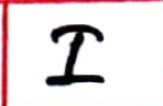
#> input picture Experiments/AI Mridul/2_CamScanned(Color)/Alphabets/I/7.jpg, 163 x 106 px, found by its file name
$ python ZZZZ_process.py
#> lines starting #> are read from the running program, lines starting #| are printed output that depends on the picture
#> further down, image is the input picture: shape (106, 163, 3); mean B, G, R 223.3, 221.4, 232
import numpy as np
import cv2
import matplotlib.pyplot as plt
from scipy.spatial import ConvexHull

def preProcess1(img):
     height = np.size(img, 0)
#> height = 106
     width = np.size(img, 1)
#> width = 163

     rat = height/width
#> rat = 0.65

     img = cv2.resize(img, (1200, int(1200*rat)))
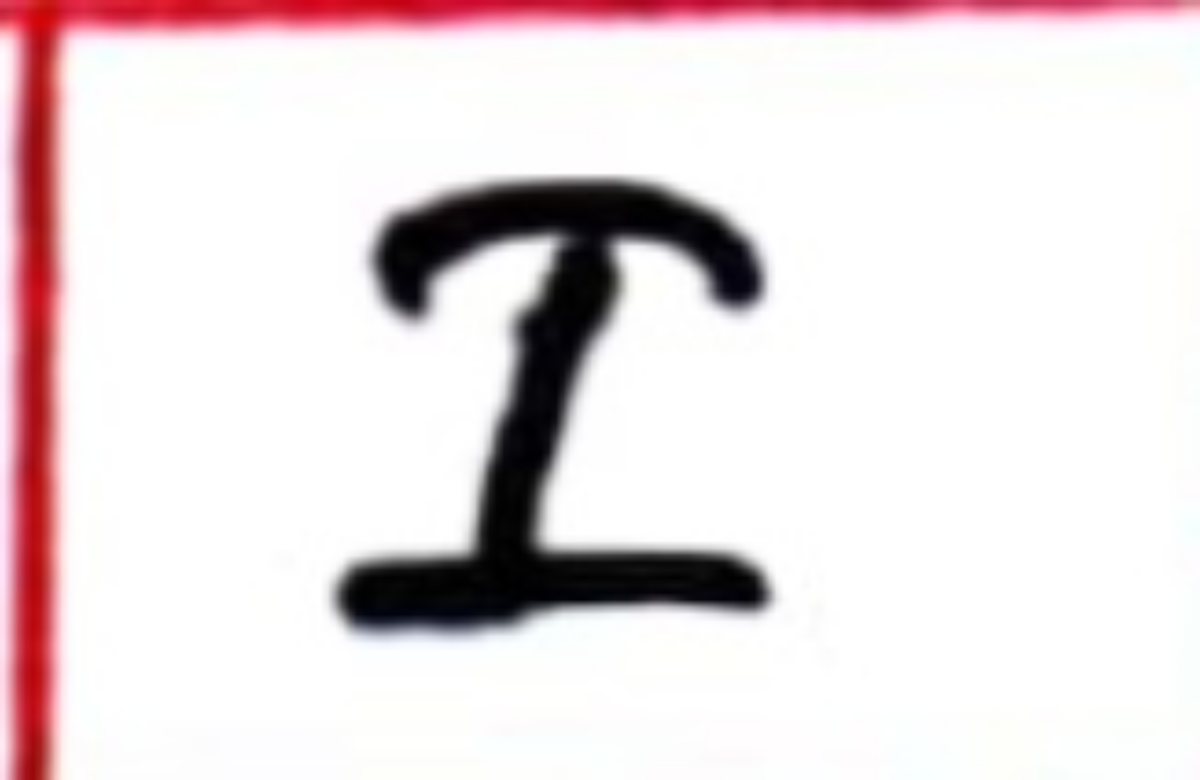
#> img: shape (780, 1200, 3); mean B, G, R 223.2, 221.4, 231.9

     return img

# [26 lines left out: functions preProcess2, MakeSharp, show_detected, not called in this run]

def getFourCorners(img, params):
    detector = cv2.SimpleBlobDetector_create(params)
    keypoints = detector.detect(img)
#> keypoints = ()

    xs = []

    tot = len(keypoints)
#> tot = 0

#    print(tot)

    for keyPoint in keypoints:
        x = keyPoint.pt[0]
        y = keyPoint.pt[1]

        xs.append((x, y))
#> this loop made 0 passes
#> after the loop, xs = []

    xs.sort()

#    print(xs)

    points = np.zeros(shape=(tot,2))
#> points = empty array

    i=0

    while i<tot:
        points[i]=xs[i]
        i+=1
#> after the loop, i = 0

#> (the run stopped early here; a loop or call above may not have finished)

$ run again, with Experiments/AI Mridul/2_CamScanned(Color)/Alphabets/I/31.jpg copied over Experiments/AI Mridul/2_CamScanned(Color)/Alphabets/I/7.jpg
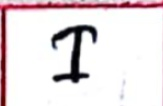
#> input picture Experiments/AI Mridul/2_CamScanned(Color)/Alphabets/I/31.jpg, 163 x 106 px, found by its file name
#> image is the input picture: shape (106, 163, 3); mean B, G, R 223.8, 221.3, 231
#> height = 106
#> width = 163
#> rat = 0.65
#> in preProcess1, `img = cv2.resize(img, (1200, int(1200*rat)))`:
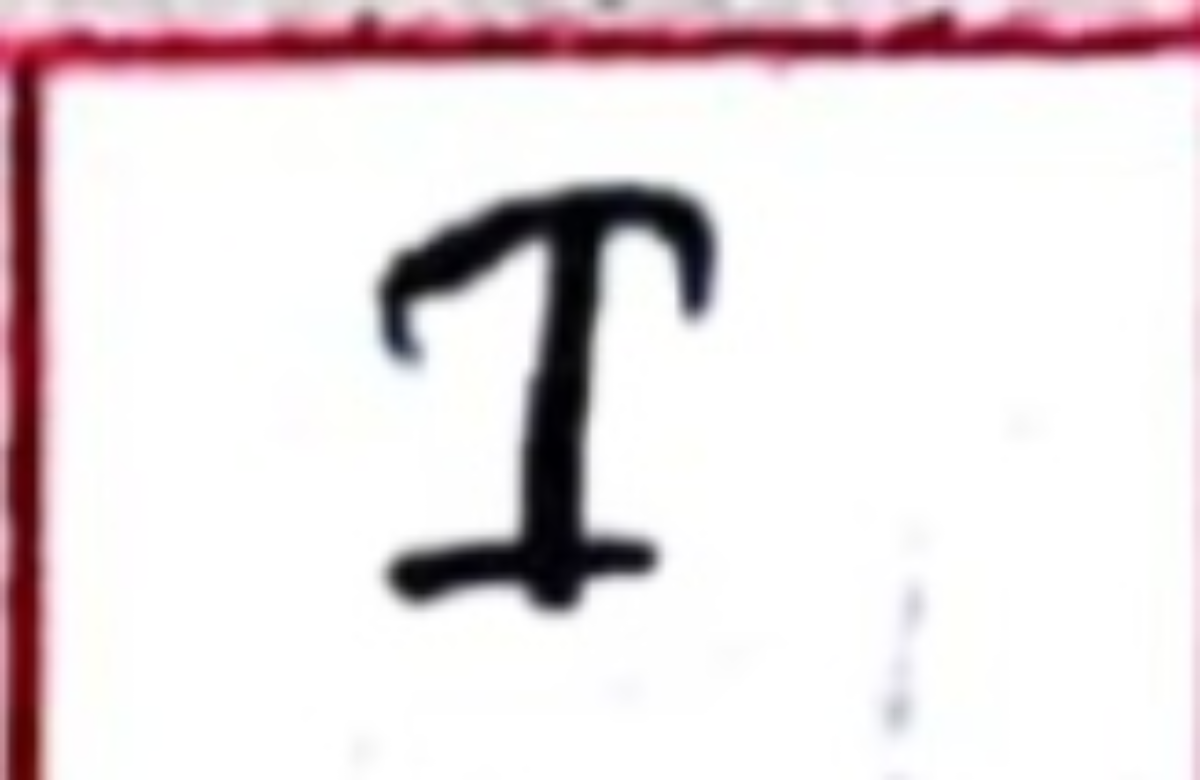
#> img: shape (780, 1200, 3); mean B, G, R 223.8, 221.2, 231
#> keypoints = ()
#> tot = 0
#> after the loop in getFourCorners, `for keyPoint in keypoints:`: xs = []
#> after the loop in getFourCorners, `while i<tot:`: i = 0
